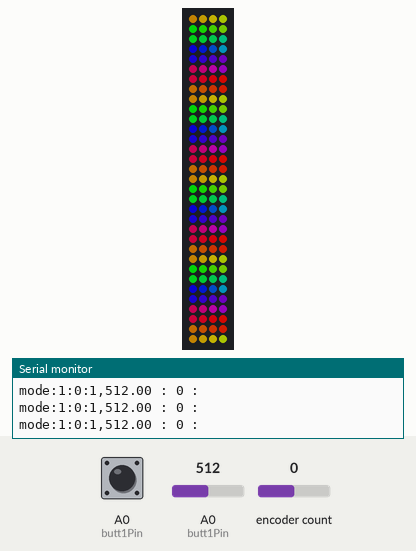
The sketch below on a simulated Arduino Uno, built with avr-gcc and run on an emulated ATmega328P. On the bench: 4×33 RGB LED matrix (first LED top left, wired row by row), the last lines printed to the serial monitor. The inputs (shaded band) are chosen by the test bench; at power-on: A0 (butt1Pin) HIGH, A0 (butt1Pin) = 512, encoder count 0. Dim RGB values are drawn brighter than linear.

Above: at 1.2 s.
1.3 s: A0 (butt1Pin) pulled LOW for 0.15 s
At 2.4 s:
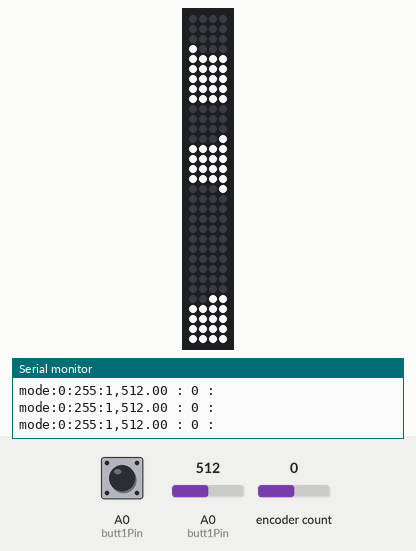
3.0 s: A0 (butt1Pin) set to 979
At 3.9 s:
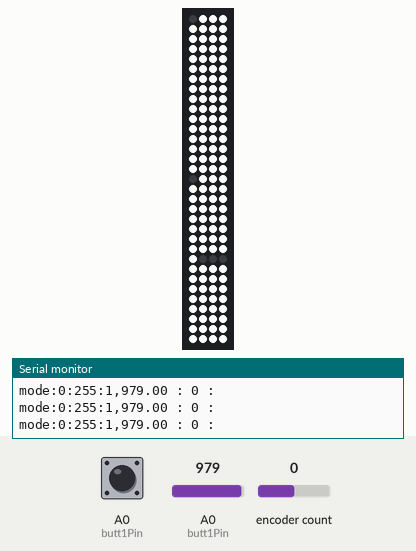
4.6 s: A0 (butt1Pin) set to 1007
At 4.9 s:
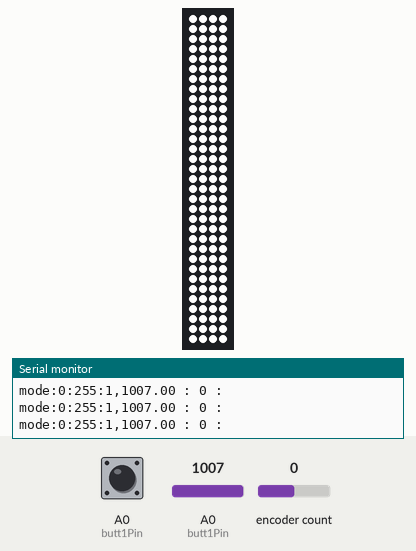
6.1 s: encoder count set to 1
At 7.3 s:
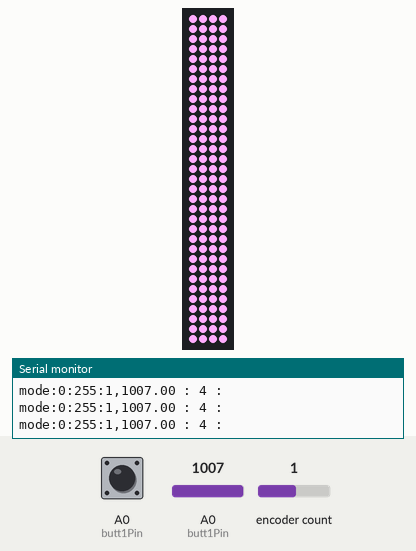
7.6 s: A0 (butt1Pin) set to 976
9.1 s: A0 (butt1Pin) set to 954
At 9.6 s:
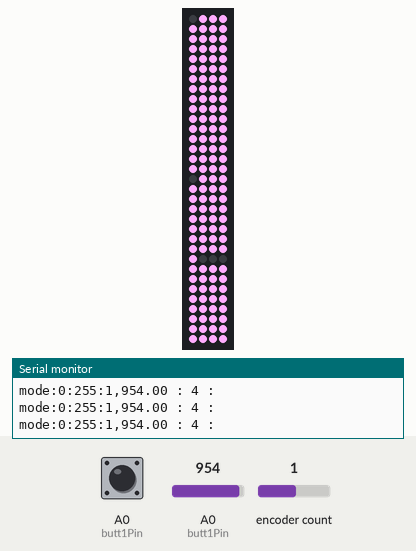
Timing chart, 0 to 11.6 s (numbered marks = the images above; inputs shaded):
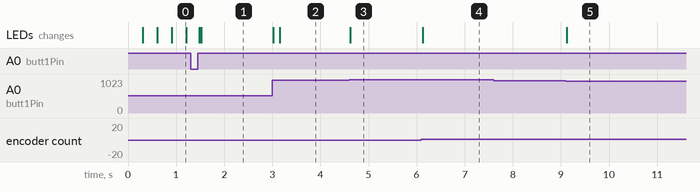

The sketch:

lasercutWoodArc1b.ino
```cpp
/*
 * For use with "lasercutWoodArc1" lamp and "pot-boardDesp3"
 * Tod Kurt / todbot.com
 * Uses ESP8266 D1 Mini driving single SK6812WWA strip, split into two with a NeoJoint
 */

#include <NeoPixelBus.h>
#include <Bounce2.h>

//#define ENCODER_DO_NOT_USE_INTERRUPTS
#include <Encoder.h>

//#define FASTLED_ALLOW_INTERRUPTS 0
#define FASTLED_INTERNAL
#include "FastLED.h"
FASTLED_USING_NAMESPACE

#define ARRAY_SIZE(A) (sizeof(A) / sizeof((A)[0]))

const uint8_t kMatrixWidth  = 4;
const uint8_t kMatrixHeight = 33;
const bool    kMatrixSerpentineLayout = true;

// #define NUM_LEDS (kMatrixWidth * kMatrixHeight)
const int NUM_LEDS_STRAND = 33;
const int NUM_LEDS = (NUM_LEDS_STRAND * 4); //33 * 4;

const int ledPin = 2;
const int led2Pin = 0;
const int butt1Pin = 14;
const int butt2Pin = 12;
const int butt3Pin = 13;
const int potPin = A0;

CRGB leds[NUM_LEDS]; // these are FastLED pixel types

const int FRAMES_PER_SECOND = 60;

// define for RGB or WWA strips, undefine for RGBW
//#define RGBONLY

#ifdef RGBONLY
NeoPixelBus<NeoGrbFeature, NeoEsp8266Uart800KbpsMethod> strip(NUM_LEDS, ledPin);
#else
NeoPixelBus<NeoGrbwFeature, NeoEsp8266Uart800KbpsMethod> strip(NUM_LEDS, ledPin);
#endif

Bounce debouncer1 = Bounce();
// Bounce debouncer2 = Bounce();
// Bounce debouncer3 = Bounce();

Encoder knobA( butt2Pin, butt3Pin );

float potval;
int knobval;
int knobvallast;

float lastval;
CRGB gColors[] = {
    CRGB(255,220,120),

    CRGB(  0,255,255),
    CRGB(255,  0,255),
    CRGB(255,255,  0),

    CRGB(  0,  0,255),
    CRGB(  0,255,  0),
    CRGB(255,  0,  0)
};
CRGB gColor = gColors[0];
int gColorsPos = 0;
uint8_t gHue;
uint8_t gBri; // FIXME: hack

// List of patterns to cycle through.  Each is defined as a separate function below.
typedef void (*SimplePatternList[])();
void modeLamp();
void modeRainbow();
void modeBpm();
void modeSinelon();
SimplePatternList gPatternModes = { modeRainbow, modeBpm, modeSinelon };
uint8_t gMode = 1;
uint8_t gPatternMode = 0;

//
void setup()
{
    Serial.begin(115200);
    delay(1);

    pinMode(potPin, INPUT);
    pinMode(butt1Pin, INPUT_PULLUP);
    pinMode(butt2Pin, INPUT_PULLUP);
    pinMode(butt3Pin, INPUT_PULLUP);

    debouncer1.attach(butt1Pin);
    debouncer1.interval(50); // interval in ms
    // debouncer2.attach(butt2Pin);
    // debouncer2.interval(50); // interval in ms
    // debouncer3.attach(butt3Pin);
    // debouncer3.interval(50); // interval in ms

    // this resets all the neopixels to an off state
    strip.Begin();
    strip.Show();
}

//
void loop()
{
    knobval = knobA.read();

    EVERY_N_MILLISECONDS( 20 ) {

        updateInterface();

        if( gMode == 0 ) {
            gBri = 255;
            modeLamp();
        }
        else {
            gBri = 0;
            gPatternModes[ gPatternMode ]();
        }

//        blur1d( leds, NUM_LEDS, 128);  // blur things a bit
        copyPixels();

    }

    EVERY_N_MILLISECONDS( 100 ) {
        debugPrint();
    }

    strip.Show();
    //delay( 1000 / FRAMES_PER_SECOND );
    yield();
}

void updateInterface()
{
    potval = analogRead( potPin );
    if( potval >= 1023 ) { potval = 1023; }

    debouncer1.update();
    // debouncer2.update();
    // debouncer3.update();

    if( debouncer1.fell() ) {
        gMode = !gMode;
//        gMode = (gMode+1) % ARRAY_SIZE(gModes);
        Serial.print(F("Button1:")); Serial.println(gMode);
    }

    // if( debouncer2.fell() ) {
    //     gColorsPos = (gColorsPos+1) % ARRAY_SIZE(gColors); // wrap around
    //     gColor = gColors[ gColorsPos ];
    //     Serial.print(F("Button2:")); Serial.println(gColorsPos);
    // }
    //
    // if( debouncer3.fell() ) {
    //     gPatternMode = (gPatternMode +1) % ARRAY_SIZE(gPatternModes);
    //     Serial.print(F("Button3!")); Serial.println(gPatternMode);
    // }

}

void modeLamp()
{
    int knobdiff = knobval - knobvallast;
    knobvallast = knobval;
    gColorsPos = gColorsPos + (knobdiff / 2);
    gColorsPos = gColorsPos % ARRAY_SIZE(gColors); // wrap around
    gColor = gColors[gColorsPos];

    int l0 = map( potval, 1023,0, 0,1023); // reverse
    int l1 = map(map(potval, 1023,0, 0,NUM_LEDS_STRAND), 0,NUM_LEDS_STRAND, 0,1023); // reverse, scale, reverse,scale
    int dl = l0-l1;  // delta between actual and scaled
    int llbri = map( dl, 0, (1023/NUM_LEDS_STRAND)+1, 255,0 );

    // reverse & scale
    int l = map(potval, 1023,0, 0,NUM_LEDS_STRAND); // reverse & scale

    lastval = smooth(l, lastval);
    int ll = lastval;

    // fill_solid(leds, NUM_LEDS, CRGB::Black);
    // fill_solid(leds+ll, NUM_LEDS-ll, gColor);

    // the below is totally wrong but looks kinda cool
    fill_solid(leds, NUM_LEDS, CRGB::Black);
    fill_solid( leds+(NUM_LEDS_STRAND*0) + ll, NUM_LEDS_STRAND-ll, gColor);
    fill_solid( leds+(NUM_LEDS_STRAND*1) - ll, NUM_LEDS_STRAND-ll, gColor);
    fill_solid( leds+(NUM_LEDS_STRAND*2) - ll, NUM_LEDS_STRAND-ll, gColor);
    fill_solid( leds+(NUM_LEDS_STRAND*3) + ll, NUM_LEDS_STRAND-ll, gColor);

    // slowly turn on next pixel
    // CRGB c2 = gColor;
    // c2.subtractFromRGB(255-llbri);
    // fill_solid(leds+ll-1, 1, c2);
//    CRGB c3 = c2;
//     c3 /= 2; // .subtractFromRGB(255-llbri);
//     fill_solid(leds+l-2, 1, c3);

}

void modeRainbow()
{
    // FastLED's built-in rainbow generator
    fill_rainbow( leds, NUM_LEDS, gHue++, 8);
    for( int i=0; i<NUM_LEDS; i++) {
        leds[i] %= potval/4; // dim some percentage
    }
}

void modeSinelon()
{
    // a colored dot sweeping back and forth, with fading trails
    fadeToBlackBy( leds, NUM_LEDS, 20);
//    int pos = beatsin16( hue,0,NUM_LEDS);
    int pos = beatsin16(10,0,NUM_LEDS);
//    leds[pos] += CHSV( gHue, 255, potval/4);
    leds[pos] += gColor;
    leds[pos] %= potval/4;
}
void modeBpm()
{
    gHue++;
    // colored stripes pulsing at a defined Beats-Per-Minute (BPM)
    uint8_t BeatsPerMinute = 30; //62;
    CRGBPalette16 palette = PartyColors_p;
    uint8_t beat = beatsin8( BeatsPerMinute, 64, 255);
    for( int i = 0; i < NUM_LEDS; i++) { //9948
        leds[i] = ColorFromPalette(palette, gHue+(i*2), beat-gHue+(i*10));
        leds[i] %= potval/4;
    }
}

void debugPrint()
{
    Serial.print(F("mode:")); Serial.print(gMode); Serial.print(F(":"));
    Serial.print(gBri); Serial.print(F(":"));
    Serial.print(debouncer1.read()); Serial.print(F(","));
    // Serial.print(debouncer2.read()); Serial.print(F(","));
    // Serial.print(debouncer3.read()); Serial.print(F(":"));

    Serial.print(potval); Serial.print(F(" : "));
    Serial.print(knobval); Serial.print(F(" : "));
//    Serial.print(lastval); Serial.print(F(" : "));
//    Serial.print(dl); Serial.print(F(" : "));
//    Serial.print(llbri); Serial.print(F(" : "));
//    Serial.print(l);
    Serial.println();
    //  512 - 11.69 - 1,1,1 - 43 - -6 - 11  // negative?
}


float smooth(float val, float last)
{
    return last + ((val - last) * 0.3);
}

// convert FastLED pixels to whatever we're using (NeoPixelBus in this case)
void copyPixels()
{
    for( int i=0; i<NUM_LEDS; i++) {
        CRGB c0 = leds[i];
        // RgbColor c(c0.r, c0.g, c0.b);
        uint8_t bri = gBri;
        // if( gBri == 255 ) {
        if( gBri != 0 ) {
            bri = (c0.r + c0.g + c0.b) / 3;
        }

        #ifdef RGBONLY
        RgbColor c(c0.r, c0.g, c0.b);
        #else
        RgbwColor c(c0.r, c0.g, c0.b, bri);
        #endif

        strip.SetPixelColor(i, c);
    }

}
```

Measured:
- the behaviour switches between 992 and 993 on A0 (butt1Pin) (found by bisection; images 2 and 3)
- the behaviour switches between 962 and 961 on A0 (butt1Pin) (found by bisection; images 4 and 5)
- after the input at 1.3 s, the LEDs: first change after 0.18 s (image 1 shows a later state)
- after the input at 3.0 s, the LEDs: first change at once (image 2 shows a later state)
- after the input at 4.6 s, the LEDs: change at once (image 3)
- after the input at 6.1 s, the LEDs: change at once (image 4)
- after the input at 9.1 s, the LEDs: change at once (image 5)
